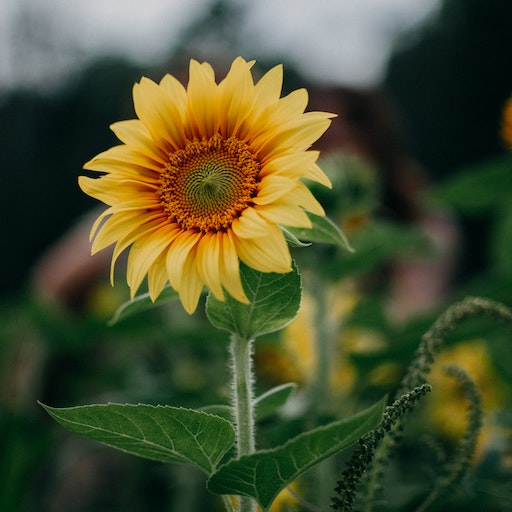
#> input picture sample.jpeg, 512 x 512 px
$ jupyter execute 19101111_Summer22_Assignment_2.ipynb
#> lines starting #> are read from the running program, lines starting #| are printed output that depends on the picture
# CSE428 Week 3 Coding Assignment

[cell 1]
NAME = "Md. Minhajul Islam"
ID = "19101111"
COLLABORATORS_ID = ["", ""]

This assignment contains 4 tasks. Complete the notebook with proper codes for the lines with `# TO-BE-COMPLETED` tag, or by *uncommenting* a partially written codes where necessary.

Background: We larned in class that linear spatial filtering is basically a signal correlation opration between an image and a filter kernel. To filter an ```image``` with a ```kernel``` all we need to do is call the ```signal.correlate``` function from the ```scipy``` library.

```
filtered_image = signal.correlate(image, kernel, mode='same', method='auto')
```
Here, ```mode="same"``` takes care of the image padding under the hood; making the filtered image the *same shape* as the input image, while ```mode="valid"``` *shrinks the filtered image*. The ```method='direct'``` implements the correlation from the definition of signal correlation:

> $g(x, y)=\sum_{s,t}{w(s, t)}f(x+s, y+t)$

whereas ```method='fft'``` uses a frequency domain implementation which we will learn next week. The ```method='auto'``` chooses the faster implementation automatically. <br>
(Except for **Task 1**, always use ```method='auto'``` while using the correlation function )


We use the following code stucture to measure the excecution time of some python code:

```
import time

start_time = time.clock()

# some python code

print("Time elapsed: ", time.clock() - start_time, "seconds")
```

## **Task 0: The Imports** <br>
### Import the necessary libraries and define the helper functions. You can use the helper functions from the coding tutorials, or you can even use your own version of helper functions. <br>

[cell 2]
#@title
# Import libraries
import numpy as np
import skimage as sk
import matplotlib.pyplot  as plt
from scipy import signal
import scipy.stats as st
from skimage import color

[cell 3]
# Define helper functions
def im_dimension_show(img):
  print("Dimention: \n(H x W) = " + str(img.shape[0]) +" x " + str(img.shape[1]))

#scipy.signal.gaussian(M, std, sym=True)
def gaussian_kernel(width=1, size=10):
    gaussian1dkernel = signal.gaussian(size, width).reshape(size, 1)
    kernel = np.outer(gaussian1dkernel, gaussian1dkernel)
    return kernel/np.sum(kernel)

## **Task 1: Execution Time** <br>
### Excecution time comparison for the 2 different methods of the correlation function <br>

[cell 4]
#@title
 # Import an image taken by you, make sure it's dimensions does not exceed (512, 512). Downsample if necessary.
image = None # TO-BE-COMPLETED

image = sk.io.imread("sample.jpeg")
#> image is the input picture: shape (512, 512, 3); mean R, G, B 74.7, 80.2, 47.9
plt.imshow(image)

plt.axis("off")
plt.show()

im_dimension_show(image)
#| Dimention:
#| (H x W) = 512 x 512

[cell 5]
# Define a gaussian kernel of size (35, 35)

kernel = None # TO-BE-COMPLETED
kernel = gaussian_kernel(35,35)

[cell 6]
# Determine the time to filter the image with the kernel using "direct" method

import time

#start_time = time.clock()
#skimage pad is removies
filetred_image_direct = None # TO-BE-COMPLETED
#Return an array of zeros with the same shape and type as a given array
image_zeros = np.zeros_like(image)
for i in range(image.shape[-1]):
    image_zeros[:,:,i] = signal.correlate(image[:,:,i], kernel, mode='same', method='direct')
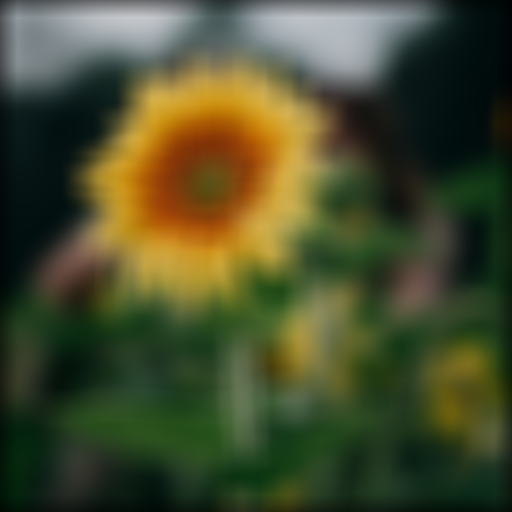
#> image_zeros: shape (512, 512, 3); mean R, G, B 72.2, 77.1, 45.2
filetred_image_direct = image_zeros
#print("Time elapsed using direct method of correlation: ", time.clock() - start_time, "seconds")

[cell 7]
# Determine the time to filter the image with the kernel using "fft" method

#start_time = time.clock()

filetred_image_fft = None  # TO-BE-COMPLETED
image_zeros = np.zeros_like(image)
for i in range(image.shape[-1]):
    image_zeros[:,:,i] = signal.correlate(image[:,:,i], kernel, mode='same', method='fft')
filetred_image_fft = image_zeros

#print("Time elapsed using fft method of correlation: ", time.clock() - start_time, "seconds")

### **Answer to Task 1** <br>

### Write your answer here. Comment on the results.

(From here onwards, please use ```method="auto"``` while using any signal function.)

## **Task 2: Correlation Vs. Convolution** <br>
### Comparing the correlation and convolution operation for different kernels<br>

[cell 8]
# Import an image taken by you, make sure it's dimensions does not exceed (512, 512). Downsample if necessary.

image = None # TO-BE-COMPLETED
image = sk.io.imread("sample.jpeg")
plt.imshow(image)

plt.axis("off")
plt.show()

[cell 9]
# Define any symmetric kernel of size (105, 105)

kernel_symmetric = None # TO-BE-COMPLETED

[cell 10]
# Define any asymmetric kernel of size (105, 105)

kernel_asymmetric = None # TO-BE-COMPLETED

[cell 11]
# Filter the image with the symmetric kernel using the correlation function

filtered_image_symmetric = None # TO-BE-COMPLETED
filtered_image_asymmetric = None # TO-BE-COMPLETED

[cell 12]
# Display the images side by side (with proper labeling, which is which)

### **Answer to Task 2.1** <br>

### Write your answer here. Compare the outputs.

Now, to *convolve* an ```image``` with a ```kernel``` all we need to do is call the ```signal.convolve``` function from the ```scipy``` library.

```
filtered_image = signal.convolve(image, kernel, mode='same', method='auto')```

The parameters work the same way as the ```signal.correlate```function.

[cell 13]
# Filter the image with the asymmetric kernel using the convolution function

filtered_image_symmetric = None # TO-BE-COMPLETED
filtered_image_asymmetric = None # TO-BE-COMPLETED

### **Answer to Task 2.2** <br>

### Write your answer here. Compare the outputs.

## **Task 3: Edge Pair Detector** <br>
### Try to come up with two 3 x 3 filter kernels which are able to detect ***only the parallel pair of edges*** in the following image<br>

[The image can be downloaded from here: https://drive.google.com/file/d/1a1CXbuC8A2FbyFvZovJMXERUijpatecU/view?usp=sharing]

*Hint: No mathematical derivation is necessary. Just try devising the kernels using the same intuitions used behind the horizontal and vertical edge detector kernels. Coming up with a filter kernel means to determine the 9 filter coefficients of the 3x3 filer kernel.*

[cell 14]
# Download the image from the drive link above and upload it to your current working directory in colab. Then load the image

image = None # TO-BE-COMPLETED
image = sk.io.imread("diamond2.jpg")
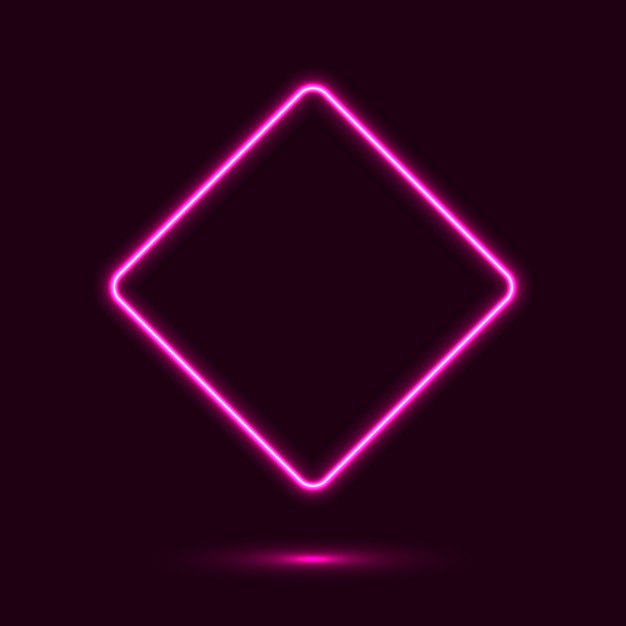
#> input picture diamond2.jpg, 626 x 626 px
#> image is the input picture: shape (626, 626, 3); mean R, G, B 42, 2.5, 26.8
plt.imshow(image)

plt.axis("off")
plt.show()

[cell 15]
# define the 2 custom kernels by replacing the "?"s with your values and uncomment the next few lines of code in this cell

kernel_1 = np.array([[-4, -2, 0], # TO-BE-COMPLETED
                    [-2, 0, 2], # TO-BE-COMPLETED
                    [0, 2, 4]]) # TO-BE-COMPLETED

kernel_2 = np.array([[0, -2, -4], # TO-BE-COMPLETED
                    [2, 0, -2], # TO-BE-COMPLETED
                    [4, 2, 0]]) # TO-BE-COMPLETED

[cell 16]
# detect the 2 parallel pair of edges and plot them side by side in a 1x2 grid subplot

# detect the first pair using image filtering with kernel_1
kernel_1 = np.array([[-4, -2, 0], # TO-BE-COMPLETED
                    [-2, 0, 2], # TO-BE-COMPLETED
                    [0, 2, 4]]) # TO-BE-COMPLETED

kernel_2 = np.array([[0, -2, -4], # TO-BE-COMPLETED
                    [2, 0, -2], # TO-BE-COMPLETED
                    [4, 2, 0]]) # TO-BE-COMPLETED

first_pair_detected = None # TO-BE-COMPLETED
image = image/255
#image = color.rgb2gray(image)
#err: 'the input array must have size 3 along `channel_axis`, got (626, 626)'
if image.shape[-1] == 3:
    image = color.rgb2gray(image)
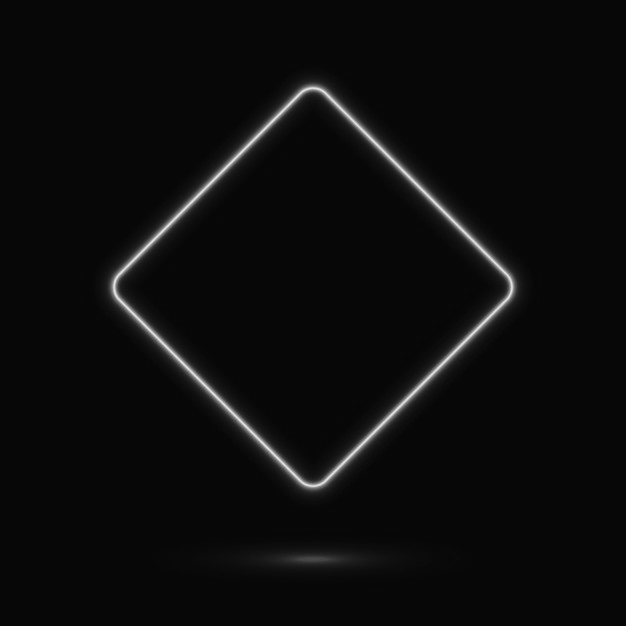
#> image: shape (626, 626) float64; min 0.027, max 0.907, mean 0.0497

first_pair_detected = signal.correlate(image, kernel_1, mode = 'same', method = 'auto')
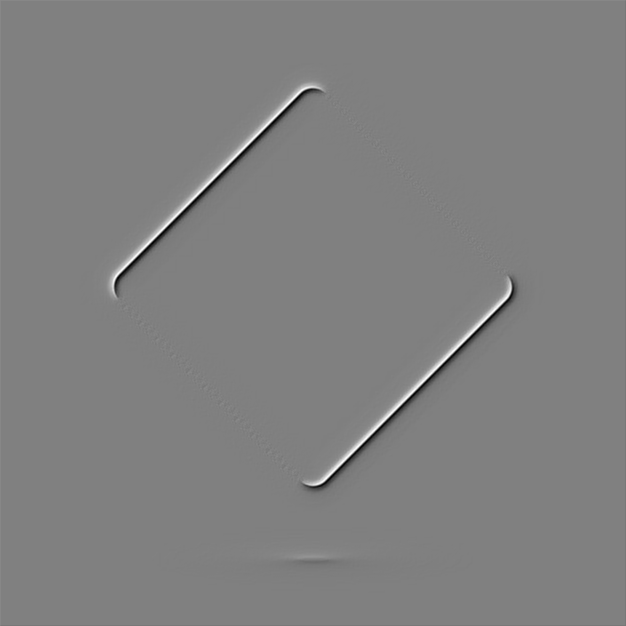
#> first_pair_detected: shape (626, 626) float64; min -3.27, max 3.24, mean 5.8e-19; drawn with min black and max white

# detect the second pair using image filtering with kernel_2

second_pair_detected = None # TO-BE-COMPLETED
second_pair_detected = signal.correlate(image, kernel_2, mode = 'same', method = 'auto')
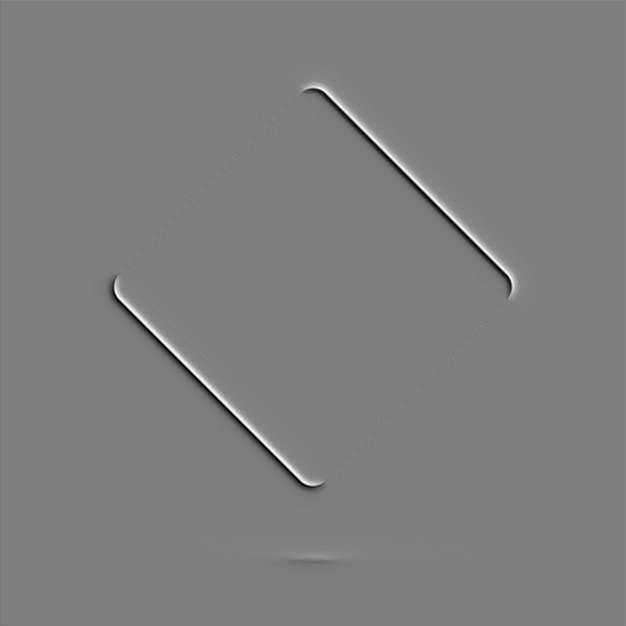
#> second_pair_detected: shape (626, 626) float64; min -3.22, max 3.23, mean -3.99e-19; drawn with min black and max white

# plot the two filtered images side by side

# TO-BE-COMPLETED
# TO-BE-COMPLETED
# TO-BE-COMPLETED
# TO-BE-COMPLETED
# TO-BE-COMPLETED
# TO-BE-COMPLETED
# TO-BE-COMPLETED
plt.figure(figsize= (20,10))
plt.subplot(1,3,2)
plt.imshow(first_pair_detected)
plt.axis("off")
plt.subplot(1,3,3)
plt.imshow(second_pair_detected)
plt.axis("off")
